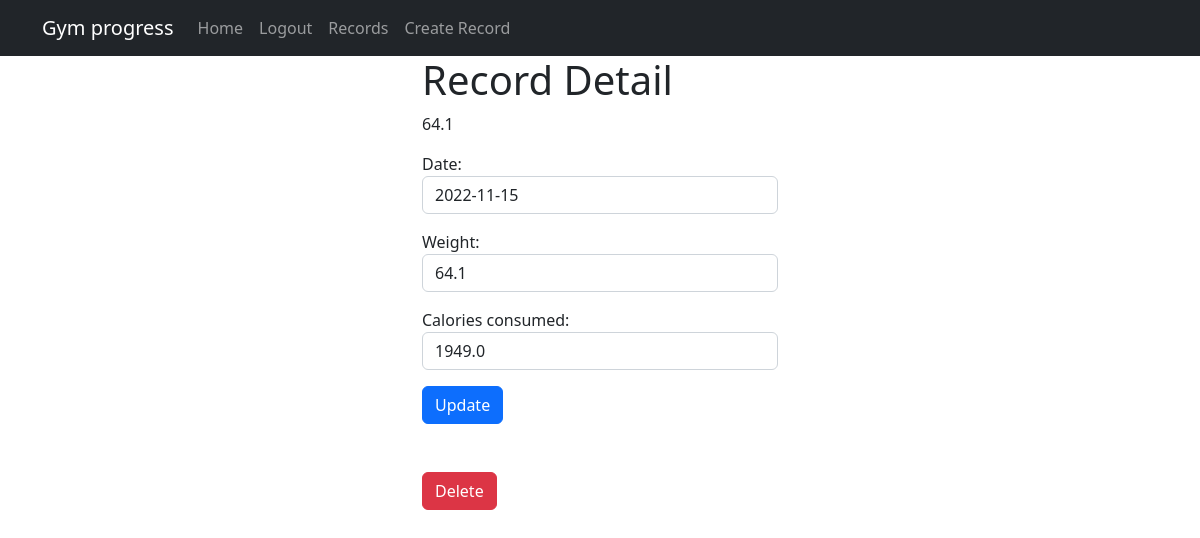
/tasks/2/ (signed in), run on the app's committed database.
### tasks/models.py (models this page shows, shortened)
class Record(models.Model):
    date = models.DateField(null=True, blank=True)
    weight = models.FloatField(null=True)
    calories_consumed=models.FloatField(null=True)
    average_weekly_weight=models.FloatField
    average_weekly_calories_consumed=models.FloatField
    calorie_increases=models.CharField(max_length=100)
    created=models.DateTimeField(auto_now_add=True)
    user=models.ForeignKey(User, on_delete=models.CASCADE)

### tasks/views.py (the view, shortened to what this page needs)
# urls.py: path('tasks/<int:record_id>/',views.record_detail, name='record_detail'),
@login_required
def record_detail(request,record_id):
    if request.method == 'GET':
        record=get_object_or_404(Record, pk=record_id,user=request.user)
        form=RecordForm(instance=record)
        return render(request,"record_detail.html",{'record':record, 'form':form})

### tasks/forms.py
class RecordForm(forms.ModelForm):
    class Meta:
        model=Record
        fields =['date','weight','calories_consumed']
        widgets={
            'date': forms.TextInput(attrs={'class': 'form-control', 'placeholder':'Date'}),
            'weight': forms.TextInput(attrs={'class': 'form-control', 'placeholder':'Record your weight'}),
            'calories_consumed': forms.TextInput(attrs={'class': 'form-control', 'placeholder':'Calories consumed this day'}),
        }

### tasks/templates/record_detail.html (shortened to what this page needs)
{% extends 'base.html' %}
{% block content %}
<main class="container">
    <div class="row">
        <div class="col-md-4 offset-md-4">
            <h1>Record Detail</h1>
            <p>{{record.weight}}</p>
            <form method="POST">
                {{form.as_p}}
                <button class="btn btn-primary">
                    Update
                </button>
            </form>
            <div class="mt-5 d-flex">
                <form action= "{% url 'delete_record' record.id %}" method='POST'>
                    <button class="btn btn-danger">
                        Delete
                    </button>
                </form>
            </div>
        </div>
    </div>
</main>
{% endblock %}

### data on the page
Record: weight "64.1", date "2022-11-15", calories_consumed "1949.0"
